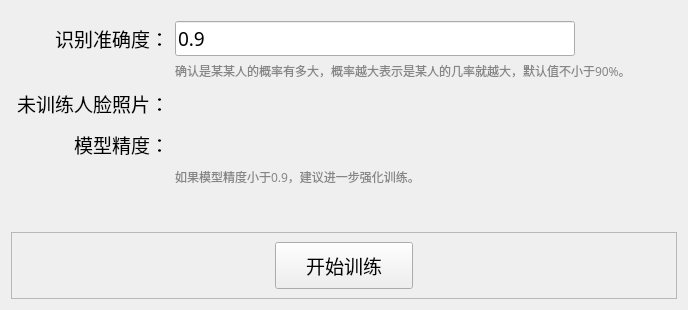
      <widget class="QWidget" name="training_tab">
       <property name="font">
        <font>
         <family>新宋体</family>
         <pointsize>9</pointsize>
        </font>
       </property>
       <attribute name="icon">
        <iconset>
         <normaloff>icon/training.png</normaloff>icon/training.png</iconset>
       </attribute>
       <attribute name="title">
        <string>模型训练</string>
       </attribute>
       <layout class="QGridLayout" name="gridLayout_3">
        <item row="4" column="2">
         <widget class="QLabel" name="model_acc_label">
          <property name="sizePolicy">
           <sizepolicy hsizetype="Expanding" vsizetype="Preferred">
            <horstretch>0</horstretch>
            <verstretch>0</verstretch>
           </sizepolicy>
          </property>
          <property name="maximumSize">
           <size>
            <width>16777215</width>
            <height>16777215</height>
           </size>
          </property>
          <property name="font">
           <font>
            <family>新宋体</family>
            <pointsize>14</pointsize>
           </font>
          </property>
          <property name="text">
           <string/>
          </property>
          <property name="alignment">
           <set>Qt::AlignLeading|Qt::AlignLeft|Qt::AlignVCenter</set>
          </property>
         </widget>
        </item>
        <item row="6" column="1">
         <spacer name="verticalSpacer_4">
          <property name="orientation">
           <enum>Qt::Vertical</enum>
          </property>
          <property name="sizeHint" stdset="0">
           <size>
            <width>20</width>
            <height>40</height>
           </size>
          </property>
         </spacer>
        </item>
        <item row="1" column="1">
         <widget class="QLabel" name="label_5">
          <property name="font">
           <font>
            <family>新宋体</family>
            <pointsize>14</pointsize>
           </font>
          </property>
          <property name="text">
           <string>识别准确度：</string>
          </property>
          <property name="alignment">
           <set>Qt::AlignRight|Qt::AlignTrailing|Qt::AlignVCenter</set>
          </property>
         </widget>
        </item>
        <item row="2" column="2">
         <widget class="QLabel" name="label_14">
          <property name="font">
           <font>
            <family>新宋体</family>
           </font>
          </property>
          <property name="contextMenuPolicy">
           <enum>Qt::CustomContextMenu</enum>
          </property>
          <property name="text">
           <string>&lt;html&gt;&lt;head/&gt;&lt;body&gt;&lt;p&gt;&lt;span style=&quot; color:#868686;&quot;&gt;确认是某某人的概率有多大，概率越大表示是某人的几率就越大，默认值不小于90%。&lt;/span&gt;&lt;/p&gt;&lt;/body&gt;&lt;/html&gt;</string>
          </property>
         </widget>
        </item>
        <item row="3" column="2">
         <widget class="QLabel" name="untrained_num_label">
          <property name="sizePolicy">
           <sizepolicy hsizetype="Expanding" vsizetype="Preferred">
            <horstretch>0</horstretch>
            <verstretch>0</verstretch>
           </sizepolicy>
          </property>
          <property name="font">
           <font>
            <family>新宋体</family>
            <pointsize>14</pointsize>
           </font>
          </property>
          <property name="text">
           <string/>
          </property>
         </widget>
        </item>
        <item row="3" column="3">
         <spacer name="horizontalSpacer_7">
          <property name="orientation">
           <enum>Qt::Horizontal</enum>
          </property>
          <property name="sizeHint" stdset="0">
           <size>
            <width>40</width>
            <height>20</height>
           </size>
          </property>
         </spacer>
        </item>
        <item row="1" column="2">
         <widget class="QLineEdit" name="thresh_lineEdit">
          <property name="sizePolicy">
           <sizepolicy hsizetype="Expanding" vsizetype="Preferred">
            <horstretch>0</horstretch>
            <verstretch>0</verstretch>
           </sizepolicy>
          </property>
          <property name="maximumSize">
           <size>
            <width>400</width>
            <height>16777215</height>
           </size>
          </property>
          <property name="font">
           <font>
            <family>新宋体</family>
            <pointsize>14</pointsize>
           </font>
          </property>
          <property name="text">
           <string>0.9</string>
          </property>
         </widget>
        </item>
        <item row="3" column="1">
         <widget class="QLabel" name="label_4">
          <property name="minimumSize">
           <size>
            <width>0</width>
            <height>35</height>
           </size>
          </property>
          <property name="font">
           <font>
            <family>新宋体</family>
            <pointsize>14</pointsize>
           </font>
          </property>
          <property name="text">
           <string>未训练人脸照片：</string>
          </property>
          <property name="alignment">
           <set>Qt::AlignRight|Qt::AlignTrailing|Qt::AlignVCenter</set>
          </property>
         </widget>
        </item>
        <item row="4" column="1">
         <widget class="QLabel" name="label_12">
          <property name="minimumSize">
           <size>
            <width>0</width>
            <height>35</height>
           </size>
          </property>
          <property name="maximumSize">
           <size>
            <width>16777215</width>
            <height>16777215</height>
           </size>
          </property>
          <property name="font">
           <font>
            <family>新宋体</family>
            <pointsize>14</pointsize>
           </font>
          </property>
          <property name="text">
           <string>模型精度：</string>
          </property>
          <property name="alignment">
           <set>Qt::AlignRight|Qt::AlignTrailing|Qt::AlignVCenter</set>
          </property>
         </widget>
        </item>
        <item row="7" column="0" colspan="4">
         <widget class="QFrame" name="frame_5">
          <property name="minimumSize">
           <size>
            <width>0</width>
            <height>0</height>
           </size>
          </property>
          <property name="font">
           <font>
            <family>新宋体</family>
            <pointsize>14</pointsize>
           </font>
          </property>
          <property name="frameShape">
           <enum>QFrame::StyledPanel</enum>
          </property>
          <property name="frameShadow">
           <enum>QFrame::Raised</enum>
          </property>
          <layout class="QGridLayout" name="gridLayout_12">
           <item row="0" column="0">
            <spacer name="horizontalSpacer_12">
             <property name="orientation">
              <enum>Qt::Horizontal</enum>
             </property>
             <property name="sizeHint" stdset="0">
              <size>
               <width>189</width>
               <height>20</height>
              </size>
             </property>
            </spacer>
           </item>
           <item row="0" column="1">
            <widget class="QPushButton" name="train_btn">
             <property name="sizePolicy">
              <sizepolicy hsizetype="Preferred" vsizetype="Preferred">
               <horstretch>0</horstretch>
               <verstretch>0</verstretch>
              </sizepolicy>
             </property>
             <property name="maximumSize">
              <size>
               <width>300</width>
               <height>16777215</height>
              </size>
             </property>
             <property name="font">
              <font>
               <family>新宋体</family>
               <pointsize>14</pointsize>
              </font>
             </property>
             <property name="focusPolicy">
              <enum>Qt::NoFocus</enum>
             </property>
             <property name="styleSheet">
              <string notr="true">padding-left: 30px; 
padding-right: 30px;
padding-top: 8px; 
padding-bottom: 8px;</string>
             </property>
             <property name="text">
              <string>开始训练</string>
             </property>
             <property name="icon">
              <iconset>
               <normaloff>icon/start_training.png</normaloff>icon/start_training.png</iconset>
             </property>
             <property name="iconSize">
              <size>
               <width>24</width>
               <height>24</height>
              </size>
             </property>
            </widget>
           </item>
           <item row="0" column="2">
            <spacer name="horizontalSpacer_13">
             <property name="orientation">
              <enum>Qt::Horizontal</enum>
             </property>
             <property name="sizeHint" stdset="0">
              <size>
               <width>189</width>
               <height>20</height>
              </size>
             </property>
            </spacer>
           </item>
          </layout>
         </widget>
        </item>
        <item row="5" column="2">
         <widget class="QLabel" name="label_15">
          <property name="font">
           <font>
            <family>新宋体</family>
           </font>
          </property>
          <property name="text">
           <string>&lt;html&gt;&lt;head/&gt;&lt;body&gt;&lt;p&gt;&lt;span style=&quot; color:#868686;&quot;&gt;如果模型精度小于0.9，建议进一步强化训练。&lt;/span&gt;&lt;/p&gt;&lt;/body&gt;&lt;/html&gt;</string>
          </property>
         </widget>
        </item>
        <item row="0" column="1">
         <spacer name="verticalSpacer_3">
          <property name="orientation">
           <enum>Qt::Vertical</enum>
          </property>
          <property name="sizeType">
           <enum>QSizePolicy::Fixed</enum>
          </property>
          <property name="sizeHint" stdset="0">
           <size>
            <width>20</width>
            <height>10</height>
           </size>
          </property>
         </spacer>
        </item>
       </layout>
      </widget>
